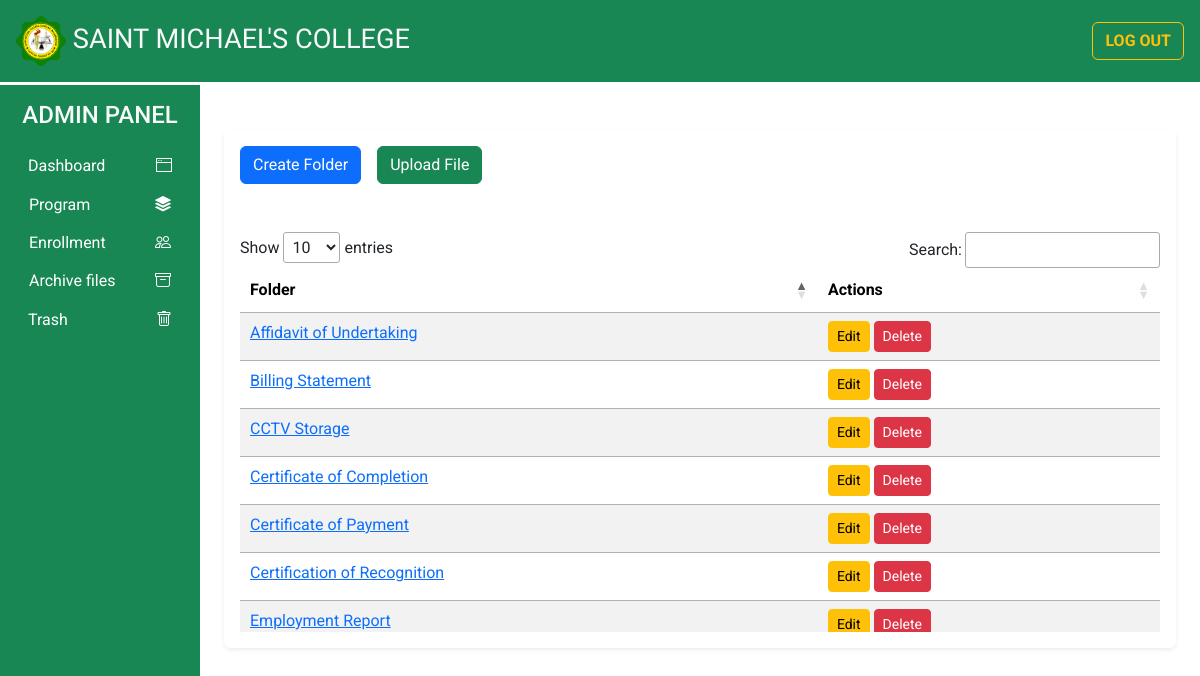
/billing.php, run on the app's committed database.
### tables this page shows
CREATE TABLE `files` (
  `id` int(11) NOT NULL,
  `name` varchar(255) NOT NULL,
  `path` varchar(255) NOT NULL,
  `type` enum('file','folder') NOT NULL,
  `parent_id` int(11) DEFAULT 0,
  `created_at` timestamp NOT NULL DEFAULT current_timestamp(),
  `modified_at` timestamp NOT NULL DEFAULT current_timestamp() ON UPDATE current_timestamp()
);

### billing.php (the view, shortened to what this page needs)
<?php
include('db_connect.php');
$result = $conn->query("SELECT * FROM files Where type='folder'");
?>
<!DOCTYPE html>
<html lang="en">
<head>
    <?php require('links/links.php');?>
    <link href="https://cdn.jsdelivr.net/npm/bootstrap@5.3.0-alpha1/dist/css/bootstrap.min.css" rel="stylesheet">
    <link href="https://cdn.datatables.net/1.13.6/css/jquery.dataTables.min.css" rel="stylesheet">
</head>
<body>
<?php require('inc/header.php');?>
    <div class="container-fluid" id="main-content">
        <div class="row">
            <div class="col-lg-10 ms-auto p-4 overflow-hidden">
                <div class="card border-0 shadow-sm mt-4 mb-4 align-content-center">
                    <div class="card-body">
                        <div class="d-flex justify-content-start align-items-center mb-4 gap-3">
                            <button class="btn btn-primary" data-bs-toggle="modal" data-bs-target="#createFolderModal">Create Folder</button>
                            <button class="btn btn-success" data-bs-toggle="modal" data-bs-target="#uploadFileModal">Upload File</button>
                        </div>
                        <div class="table-container mt-5">
                            <table id="fileTable" class="table table-striped">
                                <thead>
                                    <tr>
                                        <th>Folder</th>
                                        <th>Actions</th>
                                    </tr>
                                </thead>
                                <tbody>
                                    <?php while ($row = $result->fetch_assoc()): ?>
                                        <tr>
                                            <td>
                                                <?php if ($row['parent_id'] != null): ?>
                                                    <?php
                                                    $parent_result = $conn->query("SELECT name FROM files WHERE id = " . $row['parent_id']);
                                                    $parent_row = $parent_result->fetch_assoc();
                                                    ?>
                                                    <a href="folder.php?id=<?= $row['parent_id'] ?>"><?= $parent_row['name'] ?></a>
                                                <?php else: ?>
                                                    Root Folder
                                                <?php endif; ?>
                                            </td>
                                            <td>
                                                <button class="btn btn-warning btn-sm" data-bs-toggle="modal" data-bs-target="#editFileModal" data-id="<?= $row['id'] ?>" data-name="<?= $row['name'] ?>">Edit</button>
                                                <button class="btn btn-danger btn-sm" data-bs-toggle="modal" data-bs-target="#deleteFileModal" data-id="<?= $row['id'] ?>" data-name="<?= $row['name'] ?>">Delete</button>
                                            </td>
                                        </tr>
                                    <?php endwhile; ?>
                                </tbody>
                            </table>
                        </div>
                    </div>
                </div>
            </div>
        </div>
    </div>
</body>
</html>

### css/common.css (style rules this page uses)
:root { --teal: #2ec1ac; --teal_hover: #279e8c; }
* { font-family: 'Roboto', sans-serif; }
.btn { transition: .5s; }

### billing.php (style rules this page uses)
.table-container { max-height: 400px; overflow-y: auto; }

### data on the page
files: name "Billing Statement"
files: name "Certificate of Completion"
files: name "Certificate of Payment"
files: name "Affidavit of Undertaking"
files: name "Certification of Recognition"
files: name "Employment Report"
files: name "CCTV Storage"
